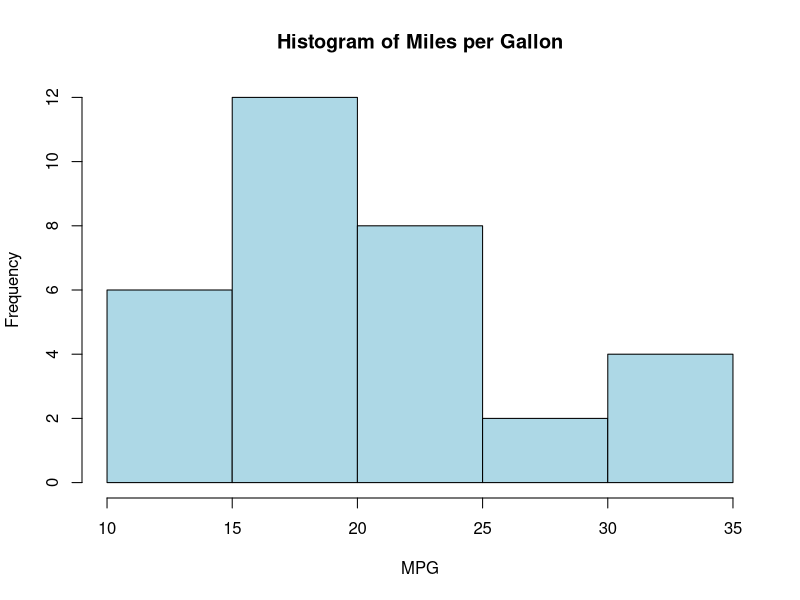
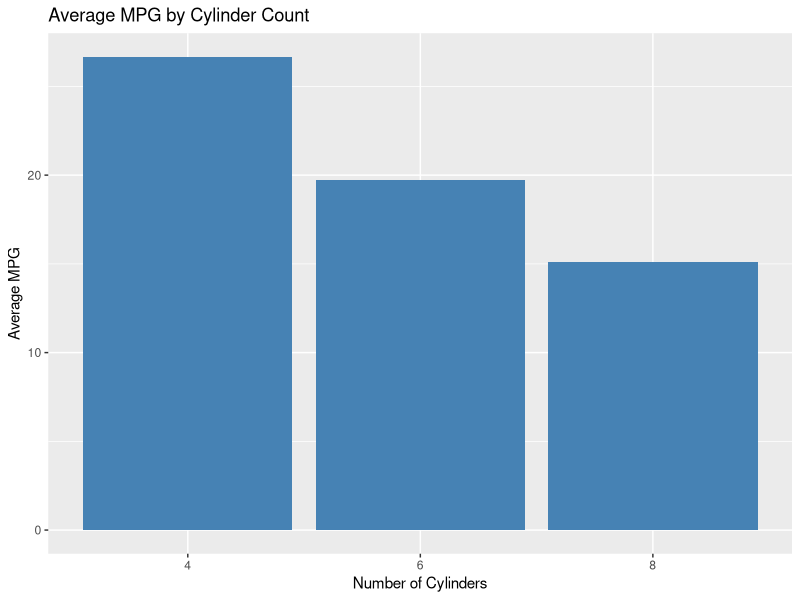
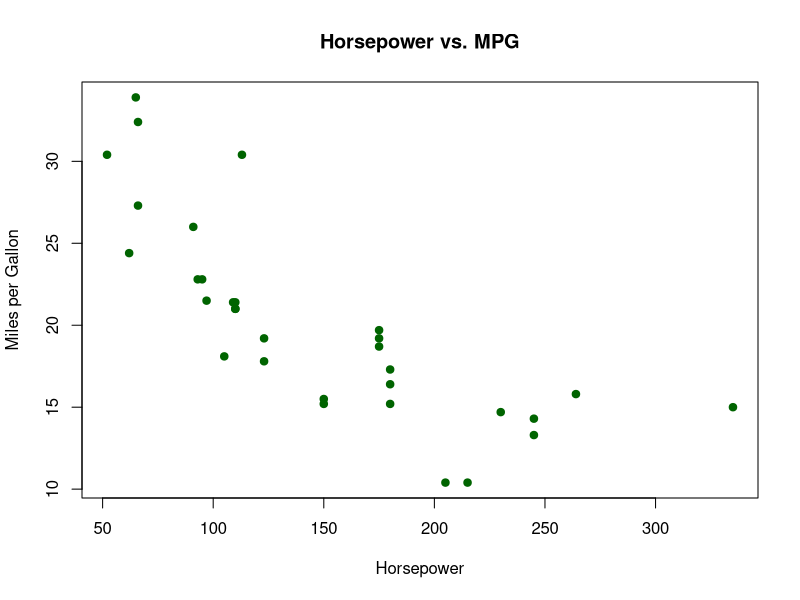
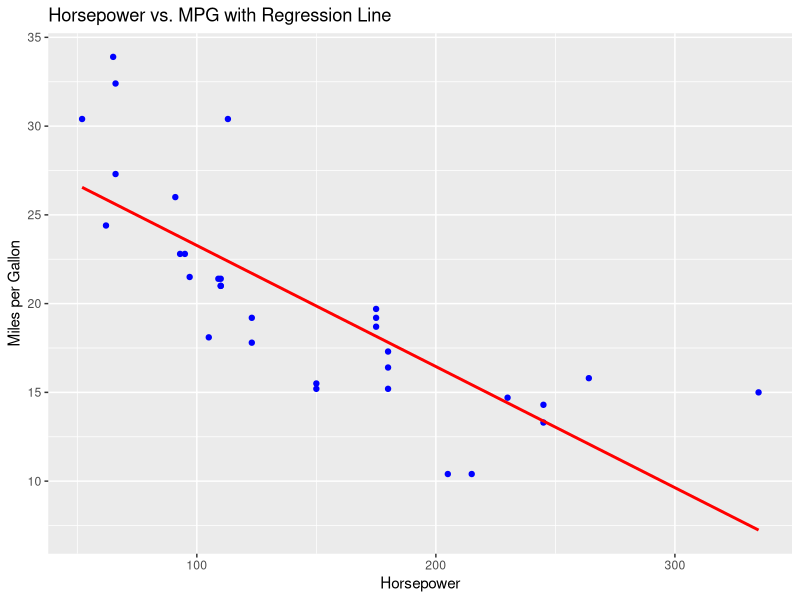

Recreate these plots in R, in order.
# Load built-in dataset
data(mtcars)

# View first few rows
head(mtcars)

# Summary statistics for mpg (miles per gallon)
summary(mtcars$mpg)

# Mean and median
mean(mtcars$mpg)
median(mtcars$mpg)

# Standard deviation
sd(mtcars$mpg)

# Histogram of mpg
hist(mtcars$mpg,
    main = "Histogram of Miles per Gallon",
    xlab = "MPG",
    col = "lightblue",
    border = "black")

# Load dataset
data(mtcars)

# Filter cars with mpg greater than 25
high_mpg <- subset(mtcars, mpg > 25)

# Display results
print(high_mpg)

# Install dplyr if not already installed
# install.packages("dplyr")

library(dplyr)

# Group by number of cylinders and calculate average mpg
grouped_data <- mtcars %>%
  group_by(cyl) %>%
  summarise(avg_mpg = mean(mpg))

print(grouped_data)

# Install ggplot2 if not already installed
# install.packages("ggplot2")

library(ggplot2)

# Bar chart of average mpg by cylinder count
ggplot(grouped_data, aes(x = factor(cyl), y = avg_mpg)) +
  geom_bar(stat = "identity", fill = "steelblue") +
  labs(title = "Average MPG by Cylinder Count",
       x = "Number of Cylinders",
       y = "Average MPG")

# Load dataset
data(mtcars)

# Basic scatterplot
plot(mtcars$hp, mtcars$mpg,
     main = "Horsepower vs. MPG",
     xlab = "Horsepower",
     ylab = "Miles per Gallon",
     pch = 19, col = "darkgreen")

# Calculate correlation between horsepower and mpg
cor(mtcars$hp, mtcars$mpg)

# Correlation matrix for multiple variables
cor(mtcars[, c("mpg", "hp", "wt", "disp")])

library(ggplot2)

# Scatterplot with regression line
ggplot(mtcars, aes(x = hp, y = mpg)) +
  geom_point(color = "blue") +
  geom_smooth(method = "lm", se = FALSE, color = "red") +
  labs(title = "Horsepower vs. MPG with Regression Line",
       x = "Horsepower",
       y = "Miles per Gallon")
